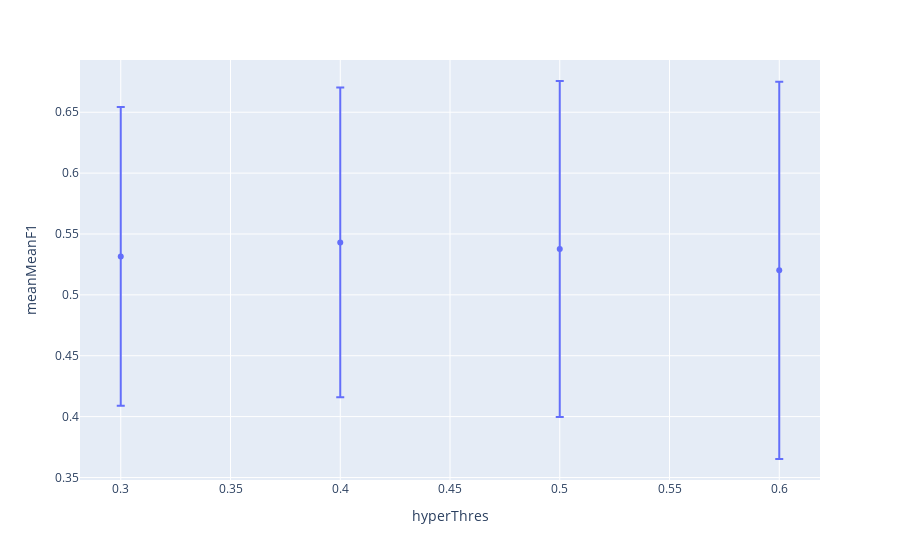

Here is the notebook cell this chart was saved with:
### Markdown cell above
## Graphical representation of the optimal point

### Code cell
aux=hyperParams[(hyperParams.hyperDepth==optimal.hyperDepth)&(hyperParams.hyperDuration==optimal.hyperDuration)&
                (hyperParams.hyperClose==optimal.hyperClose)&(hyperParams.hyperConfidence==optimal.hyperConfidence)].reset_index(drop=True)
px.scatter(aux,x='hyperThres',y='meanMeanF1',error_y='stdMeanF1')

### Figure 1 — Plotly figure (JSON) as saved in the notebook; plotly's stock layout.template omitted (floating-point values rounded to 4 significant figures)
{"data": [{"error_y": {"array": [0.1227, 0.1272, 0.138, 0.1549]}, "hovertemplate": "hyperThres=%{x}<br>meanMeanF1=%{y}<extra></extra>", "legendgroup": "", "marker": {"color": "#636efa", "symbol": "circle"}, "mode": "markers", "name": "", "orientation": "v", "showlegend": false, "type": "scatter", "x": [0.3, 0.4, 0.5, 0.6], "xaxis": "x", "y": [0.5316, 0.5431, 0.5376, 0.5201], "yaxis": "y"}], "layout": {"legend": {"tracegroupgap": 0}, "margin": {"t": 60}, "xaxis": {"anchor": "y", "domain": [0, 1], "title": {"text": "hyperThres"}}, "yaxis": {"anchor": "x", "domain": [0, 1], "title": {"text": "meanMeanF1"}}}}
